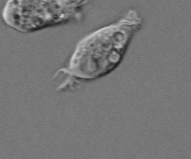
%> input picture lab5/matlab/cell.png, 191 x 159 px, given in place of cell.tif, which was not available
$ octave lab5_DIP.m   (GNU Octave 9; MATLAB toolbox functions it lacks are replaced by stand-ins)
%> lines starting %> are read from the running program, lines starting %| are printed output that depends on the picture; in (x1, y1, x2, y2) boxes, pixels count from 0 and x2, y2 are one past the last pixel; in counts of white or black regions, pixels touching at a corner belong together; the program's own positions count from 1; pictures that were not available may be replaced by others from this repository, and a replacement may not be noted
clear;
close all;

figure (1);
I = imread('cell.tif');
%> I is the input picture: size 159x191 uint8; min 28, max 212, mean 118.2
imagesc(I);
colormap(gray);
title('Initial Image');

figure (2);
%%%%%%%%%%%%%%%%%%%%%%%%%%%%%%%%%%%%%%%%%%%%%%%%%%%%%%%%%%%%%%%%%%%%%%%%%%%
[~,threshold] = edge(I,'sobel');
%> threshold = 0.0536
factor = 0.5;
BW = edge(I,'sobel', threshold*factor);
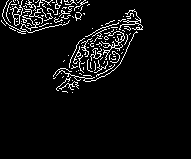
%> BW: size 159x191 logical; 5.5% white in thin lines or dots, all inside (x1, y1, x2, y2) = (1, 0, 143, 93)
subplot(2,3,1);
imagesc(BW);
colormap(gray);
title('Binary Gradient Mask');

%%%%%%%%%%%%%%%%%%%%%%%%%%%%%%%%%%%%%%%%%%%%%%%%%%%%%%%%%%%%%%%%%%%%%%%%%%%
sqr = strel('square', 3);
BWdilate = imdilate(BW, sqr);
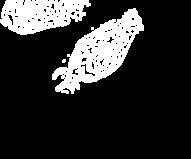
%> BWdilate: size 159x191 logical; 18.6% white; 3 white regions (1 under 20 px), largest, box (x1, y1, x2, y2) and area: (52, 8, 144, 94) 3410, (0, 0, 91, 35) 2229

subplot(2,3,2);
imagesc(BWdilate);
colormap(gray);
title('Dilated Gradient Mask');

%%%%%%%%%%%%%%%%%%%%%%%%%%%%%%%%%%%%%%%%%%%%%%%%%%%%%%%%%%%%%%%%%%%%%%%%%%%
BWfill = imfill(BWdilate,'holes');
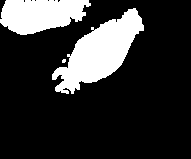
%> BWfill: size 159x191 logical; 19.7% white; 3 white regions (1 under 20 px), largest, box (x1, y1, x2, y2) and area: (52, 8, 144, 94) 3615, (0, 0, 91, 35) 2355

subplot(2,3,3);
imagesc(BWfill);
colormap(gray);
title('Binary Image with Filled Holes');

%%%%%%%%%%%%%%%%%%%%%%%%%%%%%%%%%%%%%%%%%%%%%%%%%%%%%%%%%%%%%%%%%%%%%%%%%%%
BWclear = imclearborder(BWfill, 4);
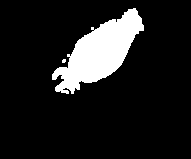
%> BWclear: size 159x191 logical; 11.9% white; 2 white regions (1 under 20 px), largest, box (x1, y1, x2, y2) and area: (52, 8, 144, 94) 3615

subplot(2,3,4);
imagesc(BWclear);
colormap(gray);
title('Cleared Border Image');

%%%%%%%%%%%%%%%%%%%%%%%%%%%%%%%%%%%%%%%%%%%%%%%%%%%%%%%%%%%%%%%%%%%%%%%%%%%
dia = strel('diamond', 1);
BWfinal = imerode(BWclear, dia);
%> BWfinal: size 159x191 logical; 10.9% white; 4 white regions (3 under 20 px), largest, box (x1, y1, x2, y2) and area: (53, 9, 143, 93) 3292
BWfinal = imerode(BWfinal, dia);
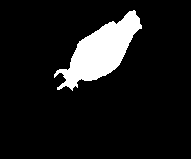
%> BWfinal: size 159x191 logical; 9.9% white; 1 white region, box (x1, y1, x2, y2) and area: (54, 10, 142, 91) 3012

subplot(2,3,5);
imagesc(BWfinal);
colormap(gray);
title('Smoothed Border Image');

%%%%%%%%%%%%%%%%%%%%%%%%%%%%%%%%%%%%%%%%%%%%%%%%%%%%%%%%%%%%%%%%%%%%%%%%%%%
BWoutline = bwperim(BWfinal);
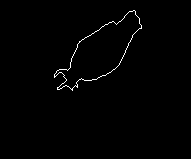
%> BWoutline: size 159x191 logical; 0.84% white in thin lines or dots, all inside (x1, y1, x2, y2) = (54, 10, 142, 91)
Iout = I;
Iout(BWoutline) = 0;
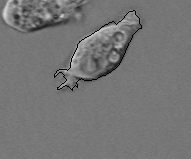
%> Iout: size 159x191 uint8; 0.84% of pixels changed, all inside (x1, y1, x2, y2) = (54, 10, 142, 91)

subplot(2,3,6);
imagesc(Iout);
colormap(gray);
title('Outlined Image')
